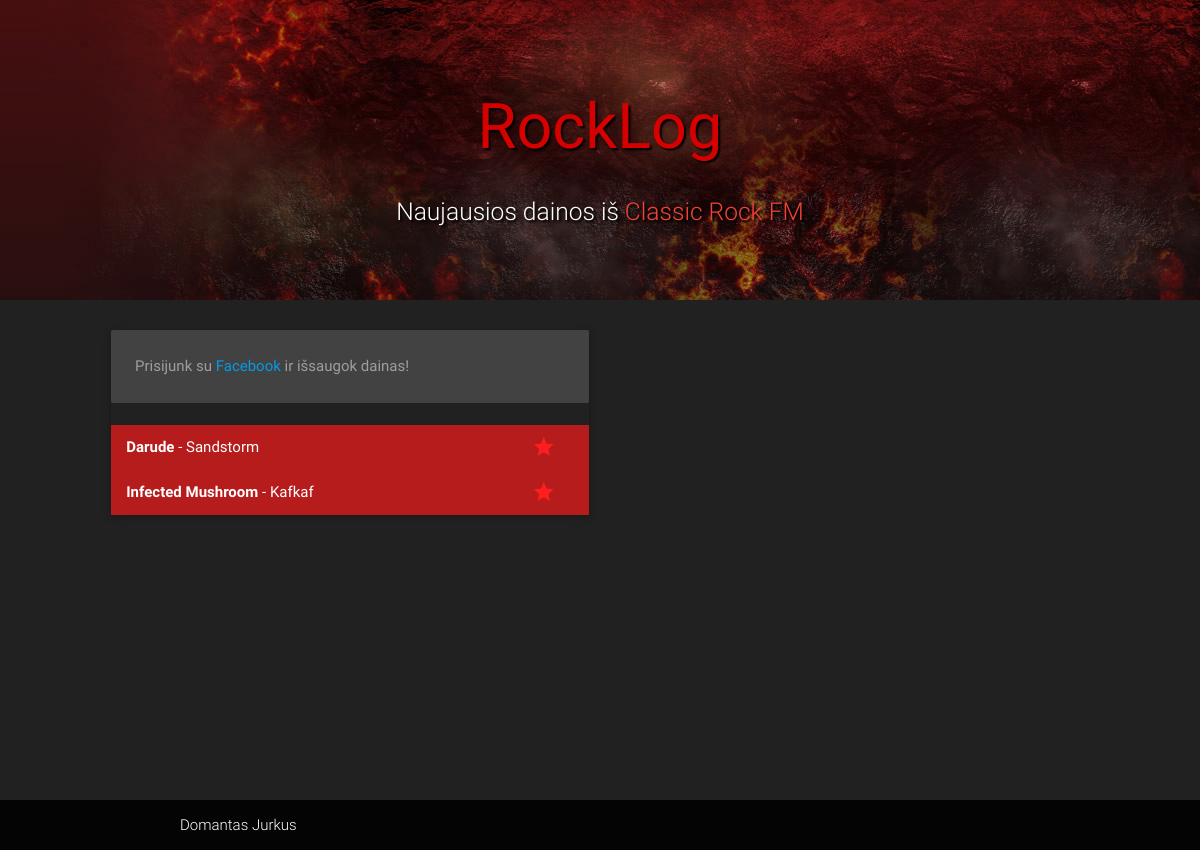
The page / on the database its author committed.
### rocklog/models.py (models this page shows, shortened)
class StreamSong(models.Model):
    date = models.DateTimeField()
    song = models.ForeignKey(Song, on_delete=models.CASCADE)

class Song(models.Model):
    artist = models.CharField(max_length=128)
    song = models.CharField(max_length=128)

### rocklog/views.py (the view)
# urls.py: path('', views.IndexView.as_view(), name='index'),
def index(request):
    stream = StreamSong.objects.all().order_by('-id')[:15]
    context = {
        'stream': stream
    }
    return render(request, 'rocklog/index.html', context)

### rocklog/templates/rocklog/index.html (shortened to what this page needs)
{% load static %}
<!DOCTYPE html>
<html lang="en">
<head>
    <link href="{% static 'rocklog/hamster.css' %}" type="text/css" rel="stylesheet" media="screen,projection" />
    <link href="{% static 'rocklog/css/materialize.min.css' %}" type="text/css" rel="stylesheet"
        media="screen,projection" />
    <link href="{% static 'rocklog/css/style.css' %}" type="text/css" rel="stylesheet" media="screen,projection" />
</head>
<body class="grey darken-4">
    <main>
        <div style="background: url({% static 'rocklog/img/bg_darken.jpg' %})"
            class="section no-pad-bot parallax-container background responsive-img" id="index-banner">
            <div class="container">
                <br><br>
                <h1 class="header center">
                    <a class="red-text text-shadow text-accent-4" href="/">
                        RockLog
                    </a>
                </h1>
                <div class="row center">
                    <h5 class="header col s12 light white-text text-shadow">Naujausios dainos iš <a class="red-text"
                            href="http://www.rock.lt">Classic Rock FM</a></h5>
                </div>
                <br><br>
            </div>
        </div>
        <div class="row grey darken-4" style="min-height:500px">
            <div class="col s12 m10 l5 offset-m1 offset-l1">
                <br />
                <ul class="collapsible grey darken-4" data-collapsible="accordion">
                    <ul class="collection">
                        <li class="collection-item grey darken-3 grey-text">
                            {% if 'logged_in' %}
                            <p class="grey-text">&nbspPrisijunk su <a href="redirect">Facebook</a> ir išsaugok dainas!
                            </p>
                            {% endif %}
                        </li>
                    </ul>
                    <br />
                    {% for stream_entry in stream %}
                    <li>
                        <div class="song collapsible-header red darken-4 white-text">
                            <b class="artist">{{ stream_entry.song.artist }}</b> - <span
                                class="song">{{ stream_entry.song.song }}</span>
                            <a href="#!" class="secondary-content" id="id">
                                <i class="material-icons star-icon">grade</i>
                            </a>
                        </div>
                    </li>
                    {% endfor %}
                </ul>
            </div>
        </div>
    </main>
    <footer class="page-footer black">
        <div class="footer-copyright">
            <div class="container">
                <a href="https://github.com/domantasjurkus" class="white-text" id="dj-link">Domantas Jurkus</a>
            </div>
        </div>
    </footer>
</body>
</html>

### rocklog/static/rocklog/css/style.css (style rules this page uses)
html { overflow-y: scroll; }
body { display: flex; min-height: 100vh; flex-direction: column; }
main { flex: 1 0 auto; }
.background { height: 300px; }
.collapsible { border: 0px solid black; }
.collapsible-header, .collapsible-body { border-bottom: 0px solid #333; }
.text-shadow { text-shadow: 2px 2px 2px #000; }
.row { margin-bottom: 0; }
.star-icon { color: #FF1E1E; }
footer.page-footer { margin-top: 0; padding-top: 0; }

### rows shown on the page
StreamSong: song.artist "Darude", song.song "Sandstorm"
StreamSong: song.artist "Infected Mushroom", song.song "Kafkaf"
